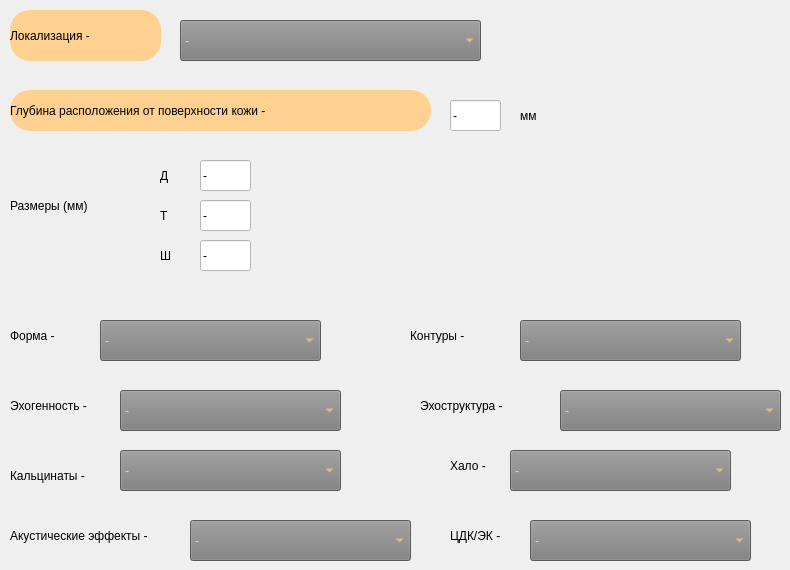
        <widget class="QWidget" name="tab_3">
         <attribute name="title">
          <string>2</string>
         </attribute>
         <widget class="QLabel" name="label_126">
          <property name="geometry">
           <rect>
            <x>10</x>
            <y>10</y>
            <width>151</width>
            <height>51</height>
           </rect>
          </property>
          <property name="styleSheet">
           <string notr="true">background-color: rgb(255, 209, 144);
border-radius:20px;
font: 14pt &quot;MS Shell Dlg 2&quot;;</string>
          </property>
          <property name="text">
           <string>Локализация - </string>
          </property>
         </widget>
         <widget class="QComboBox" name="comboBox_57">
          <property name="geometry">
           <rect>
            <x>180</x>
            <y>20</y>
            <width>301</width>
            <height>41</height>
           </rect>
          </property>
          <property name="styleSheet">
           <string notr="true">background-color: rgb(125, 125, 125);
color: rgb(255, 215, 111);
font: 10pt &quot;MS Shell Dlg 2&quot;;</string>
          </property>
          <item>
           <property name="text">
            <string>-</string>
           </property>
          </item>
          <item>
           <property name="text">
            <string>в правой доле</string>
           </property>
          </item>
          <item>
           <property name="text">
            <string>в левой доле</string>
           </property>
          </item>
          <item>
           <property name="text">
            <string>на переходе правой доли в перешеек</string>
           </property>
          </item>
          <item>
           <property name="text">
            <string>на переходе левой доли в перешеек</string>
           </property>
          </item>
          <item>
           <property name="text">
            <string>на перешееке</string>
           </property>
          </item>
         </widget>
         <widget class="QLabel" name="label_127">
          <property name="geometry">
           <rect>
            <x>10</x>
            <y>90</y>
            <width>421</width>
            <height>41</height>
           </rect>
          </property>
          <property name="styleSheet">
           <string notr="true">background-color: rgb(255, 209, 144);
border-radius:20px;
font: 14pt &quot;MS Shell Dlg 2&quot;;</string>
          </property>
          <property name="text">
           <string>Глубина расположения от поверхности кожи - </string>
          </property>
         </widget>
         <widget class="QLineEdit" name="lineEdit_58">
          <property name="geometry">
           <rect>
            <x>450</x>
            <y>100</y>
            <width>51</width>
            <height>31</height>
           </rect>
          </property>
          <property name="styleSheet">
           <string notr="true">font: 14pt &quot;MS Shell Dlg 2&quot;;
background-color: rgb(255, 255, 255);</string>
          </property>
          <property name="text">
           <string>-</string>
          </property>
         </widget>
         <widget class="QLabel" name="label_128">
          <property name="geometry">
           <rect>
            <x>520</x>
            <y>100</y>
            <width>31</width>
            <height>31</height>
           </rect>
          </property>
          <property name="styleSheet">
           <string notr="true">background-color: rgba(255, 255, 255, 0);
font: 14pt &quot;MS Shell Dlg 2&quot;;</string>
          </property>
          <property name="text">
           <string>мм</string>
          </property>
         </widget>
         <widget class="QLabel" name="label_129">
          <property name="geometry">
           <rect>
            <x>10</x>
            <y>190</y>
            <width>131</width>
            <height>31</height>
           </rect>
          </property>
          <property name="styleSheet">
           <string notr="true">background-color: rgba(255, 255, 255, 0);
font: 14pt &quot;MS Shell Dlg 2&quot;;</string>
          </property>
          <property name="text">
           <string>Размеры (мм)</string>
          </property>
         </widget>
         <widget class="QLabel" name="label_130">
          <property name="geometry">
           <rect>
            <x>160</x>
            <y>160</y>
            <width>31</width>
            <height>31</height>
           </rect>
          </property>
          <property name="styleSheet">
           <string notr="true">background-color: rgba(255, 255, 255, 0);
font: 14pt &quot;MS Shell Dlg 2&quot;;</string>
          </property>
          <property name="text">
           <string>Д</string>
          </property>
         </widget>
         <widget class="QLineEdit" name="lineEdit_59">
          <property name="geometry">
           <rect>
            <x>200</x>
            <y>160</y>
            <width>51</width>
            <height>31</height>
           </rect>
          </property>
          <property name="styleSheet">
           <string notr="true">font: 14pt &quot;MS Shell Dlg 2&quot;;
background-color: rgb(255, 255, 255);</string>
          </property>
          <property name="text">
           <string>-</string>
          </property>
         </widget>
         <widget class="QLabel" name="label_131">
          <property name="geometry">
           <rect>
            <x>160</x>
            <y>200</y>
            <width>31</width>
            <height>31</height>
           </rect>
          </property>
          <property name="styleSheet">
           <string notr="true">background-color: rgba(255, 255, 255, 0);
font: 14pt &quot;MS Shell Dlg 2&quot;;</string>
          </property>
          <property name="text">
           <string>Т</string>
          </property>
         </widget>
         <widget class="QLineEdit" name="lineEdit_60">
          <property name="geometry">
           <rect>
            <x>200</x>
            <y>200</y>
            <width>51</width>
            <height>31</height>
           </rect>
          </property>
          <property name="styleSheet">
           <string notr="true">font: 14pt &quot;MS Shell Dlg 2&quot;;
background-color: rgb(255, 255, 255);</string>
          </property>
          <property name="text">
           <string>-</string>
          </property>
         </widget>
         <widget class="QLineEdit" name="lineEdit_61">
          <property name="geometry">
           <rect>
            <x>200</x>
            <y>240</y>
            <width>51</width>
            <height>31</height>
           </rect>
          </property>
          <property name="styleSheet">
           <string notr="true">font: 14pt &quot;MS Shell Dlg 2&quot;;
background-color: rgb(255, 255, 255);</string>
          </property>
          <property name="text">
           <string>-</string>
          </property>
         </widget>
         <widget class="QLabel" name="label_132">
          <property name="geometry">
           <rect>
            <x>160</x>
            <y>240</y>
            <width>31</width>
            <height>31</height>
           </rect>
          </property>
          <property name="styleSheet">
           <string notr="true">background-color: rgba(255, 255, 255, 0);
font: 14pt &quot;MS Shell Dlg 2&quot;;</string>
          </property>
          <property name="text">
           <string>Ш</string>
          </property>
         </widget>
         <widget class="QLabel" name="label_134">
          <property name="geometry">
           <rect>
            <x>10</x>
            <y>320</y>
            <width>81</width>
            <height>31</height>
           </rect>
          </property>
          <property name="styleSheet">
           <string notr="true">background-color: rgba(255, 255, 255, 0);
font: 14pt &quot;MS Shell Dlg 2&quot;;</string>
          </property>
          <property name="text">
           <string>Форма - </string>
          </property>
         </widget>
         <widget class="QComboBox" name="comboBox_58">
          <property name="geometry">
           <rect>
            <x>100</x>
            <y>320</y>
            <width>221</width>
            <height>41</height>
           </rect>
          </property>
          <property name="styleSheet">
           <string notr="true">background-color: rgb(125, 125, 125);
color: rgb(255, 215, 111);
font: 10pt &quot;MS Shell Dlg 2&quot;;</string>
          </property>
          <item>
           <property name="text">
            <string>-</string>
           </property>
          </item>
          <item>
           <property name="text">
            <string>округлая</string>
           </property>
          </item>
          <item>
           <property name="text">
            <string>овальная - вертикальный рост</string>
           </property>
          </item>
          <item>
           <property name="text">
            <string>овальная - горизонтальный рост</string>
           </property>
          </item>
          <item>
           <property name="text">
            <string>неправильной формы</string>
           </property>
          </item>
         </widget>
         <widget class="QLabel" name="label_135">
          <property name="geometry">
           <rect>
            <x>410</x>
            <y>320</y>
            <width>101</width>
            <height>31</height>
           </rect>
          </property>
          <property name="styleSheet">
           <string notr="true">background-color: rgba(255, 255, 255, 0);
font: 14pt &quot;MS Shell Dlg 2&quot;;</string>
          </property>
          <property name="text">
           <string>Контуры - </string>
          </property>
         </widget>
         <widget class="QComboBox" name="comboBox_59">
          <property name="geometry">
           <rect>
            <x>520</x>
            <y>320</y>
            <width>221</width>
            <height>41</height>
           </rect>
          </property>
          <property name="styleSheet">
           <string notr="true">background-color: rgb(125, 125, 125);
color: rgb(255, 215, 111);
font: 10pt &quot;MS Shell Dlg 2&quot;;</string>
          </property>
          <item>
           <property name="text">
            <string>-</string>
           </property>
          </item>
          <item>
           <property name="text">
            <string>четкие, ровные</string>
           </property>
          </item>
          <item>
           <property name="text">
            <string>четкие, неровные</string>
           </property>
          </item>
          <item>
           <property name="text">
            <string>нечёткие, ровные</string>
           </property>
          </item>
          <item>
           <property name="text">
            <string>нечёткие, неровные</string>
           </property>
          </item>
          <item>
           <property name="text">
            <string>размытые</string>
           </property>
          </item>
          <item>
           <property name="text">
            <string>неровный лучистый</string>
           </property>
          </item>
          <item>
           <property name="text">
            <string>неровный звёздчатый</string>
           </property>
          </item>
          <item>
           <property name="text">
            <string>неровный бугристый</string>
           </property>
          </item>
          <item>
           <property name="text">
            <string>неровный микродольчатый</string>
           </property>
          </item>
         </widget>
         <widget class="QLabel" name="label_136">
          <property name="geometry">
           <rect>
            <x>10</x>
            <y>390</y>
            <width>101</width>
            <height>31</height>
           </rect>
          </property>
          <property name="styleSheet">
           <string notr="true">background-color: rgba(255, 255, 255, 0);
font: 11pt &quot;MS Shell Dlg 2&quot;;</string>
          </property>
          <property name="text">
           <string>Эхогенность - </string>
          </property>
         </widget>
         <widget class="QComboBox" name="comboBox_60">
          <property name="geometry">
           <rect>
            <x>120</x>
            <y>390</y>
            <width>221</width>
            <height>41</height>
           </rect>
          </property>
          <property name="styleSheet">
           <string notr="true">background-color: rgb(125, 125, 125);
color: rgb(255, 215, 111);
font: 10pt &quot;MS Shell Dlg 2&quot;;</string>
          </property>
          <item>
           <property name="text">
            <string>-</string>
           </property>
          </item>
          <item>
           <property name="text">
            <string>изоэхогенная</string>
           </property>
          </item>
          <item>
           <property name="text">
            <string>гиперэхогенная</string>
           </property>
          </item>
          <item>
           <property name="text">
            <string>гипоэхогенная</string>
           </property>
          </item>
          <item>
           <property name="text">
            <string>анэхогенная</string>
           </property>
          </item>
         </widget>
         <widget class="QLabel" name="label_137">
          <property name="geometry">
           <rect>
            <x>420</x>
            <y>390</y>
            <width>121</width>
            <height>31</height>
           </rect>
          </property>
          <property name="styleSheet">
           <string notr="true">background-color: rgba(255, 255, 255, 0);
font: 11pt &quot;MS Shell Dlg 2&quot;;</string>
          </property>
          <property name="text">
           <string>Эхоструктура - </string>
          </property>
         </widget>
         <widget class="QComboBox" name="comboBox_61">
          <property name="geometry">
           <rect>
            <x>560</x>
            <y>390</y>
            <width>221</width>
            <height>41</height>
           </rect>
          </property>
          <property name="styleSheet">
           <string notr="true">background-color: rgb(125, 125, 125);
color: rgb(255, 215, 111);
font: 10pt &quot;MS Shell Dlg 2&quot;;</string>
          </property>
          <item>
           <property name="text">
            <string>-</string>
           </property>
          </item>
          <item>
           <property name="text">
            <string>солидная однородная</string>
           </property>
          </item>
          <item>
           <property name="text">
            <string>солидная неоднородная</string>
           </property>
          </item>
          <item>
           <property name="text">
            <string>солидно-кистозная</string>
           </property>
          </item>
          <item>
           <property name="text">
            <string>кистозно-солидная</string>
           </property>
          </item>
          <item>
           <property name="text">
            <string>преимущтвенно кистозная</string>
           </property>
          </item>
          <item>
           <property name="text">
            <string>кистозная</string>
           </property>
          </item>
         </widget>
         <widget class="QLabel" name="label_138">
          <property name="geometry">
           <rect>
            <x>10</x>
            <y>460</y>
            <width>121</width>
            <height>31</height>
           </rect>
          </property>
          <property name="styleSheet">
           <string notr="true">background-color: rgba(255, 255, 255, 0);
font: 11pt &quot;MS Shell Dlg 2&quot;;</string>
          </property>
          <property name="text">
           <string>Кальцинаты - </string>
          </property>
         </widget>
         <widget class="QComboBox" name="comboBox_62">
          <property name="geometry">
           <rect>
            <x>120</x>
            <y>450</y>
            <width>221</width>
            <height>41</height>
           </rect>
          </property>
          <property name="styleSheet">
           <string notr="true">background-color: rgb(125, 125, 125);
color: rgb(255, 215, 111);
font: 10pt &quot;MS Shell Dlg 2&quot;;</string>
          </property>
          <item>
           <property name="text">
            <string>-</string>
           </property>
          </item>
          <item>
           <property name="text">
            <string>Микрокальцинаты &lt; 1,0мм</string>
           </property>
          </item>
          <item>
           <property name="text">
            <string>Макрокальцинаты &gt; 1,0мм</string>
           </property>
          </item>
          <item>
           <property name="text">
            <string>Кальцинорованные участки</string>
           </property>
          </item>
          <item>
           <property name="text">
            <string>по типу &quot;яичной скорлупы&quot;</string>
           </property>
          </item>
         </widget>
         <widget class="QLabel" name="label_139">
          <property name="geometry">
           <rect>
            <x>10</x>
            <y>520</y>
            <width>181</width>
            <height>31</height>
           </rect>
          </property>
          <property name="styleSheet">
           <string notr="true">background-color: rgba(255, 255, 255, 0);
font: 11pt &quot;MS Shell Dlg 2&quot;;</string>
          </property>
          <property name="text">
           <string>Акустические эффекты - </string>
          </property>
         </widget>
         <widget class="QComboBox" name="comboBox_63">
          <property name="geometry">
           <rect>
            <x>190</x>
            <y>520</y>
            <width>221</width>
            <height>41</height>
           </rect>
          </property>
          <property name="styleSheet">
           <string notr="true">background-color: rgb(125, 125, 125);
color: rgb(255, 215, 111);
font: 10pt &quot;MS Shell Dlg 2&quot;;</string>
          </property>
          <item>
           <property name="text">
            <string>-</string>
           </property>
          </item>
          <item>
           <property name="text">
            <string>Дорсальное усиление</string>
           </property>
          </item>
          <item>
           <property name="text">
            <string>Дорсальное ослабление</string>
           </property>
          </item>
          <item>
           <property name="text">
            <string>&quot;Хвост кометы&quot;</string>
           </property>
          </item>
         </widget>
         <widget class="QLabel" name="label_140">
          <property name="geometry">
           <rect>
            <x>450</x>
            <y>450</y>
            <width>71</width>
            <height>31</height>
           </rect>
          </property>
          <property name="styleSheet">
           <string notr="true">background-color: rgba(255, 255, 255, 0);
font: 11pt &quot;MS Shell Dlg 2&quot;;</string>
          </property>
          <property name="text">
           <string>Хало - </string>
          </property>
         </widget>
         <widget class="QComboBox" name="comboBox_64">
          <property name="geometry">
           <rect>
            <x>510</x>
            <y>450</y>
            <width>221</width>
            <height>41</height>
           </rect>
          </property>
          <property name="styleSheet">
           <string notr="true">background-color: rgb(125, 125, 125);
color: rgb(255, 215, 111);
font: 10pt &quot;MS Shell Dlg 2&quot;;</string>
          </property>
          <item>
           <property name="text">
            <string>-</string>
           </property>
          </item>
          <item>
           <property name="text">
            <string>Отсутсвует</string>
           </property>
          </item>
          <item>
           <property name="text">
            <string>тонкое - непрерывное</string>
           </property>
          </item>
          <item>
           <property name="text">
            <string>тонкое - прерывистое</string>
           </property>
          </item>
          <item>
           <property name="text">
            <string>неравномерно утолщенное</string>
           </property>
          </item>
          <item>
           <property name="text">
            <string/>
           </property>
          </item>
          <item>
           <property name="text">
            <string/>
           </property>
          </item>
         </widget>
         <widget class="QLabel" name="label_141">
          <property name="geometry">
           <rect>
            <x>450</x>
            <y>520</y>
            <width>81</width>
            <height>31</height>
           </rect>
          </property>
          <property name="styleSheet">
           <string notr="true">background-color: rgba(255, 255, 255, 0);
font: 11pt &quot;MS Shell Dlg 2&quot;;</string>
          </property>
          <property name="text">
           <string>ЦДК/ЭК - </string>
          </property>
         </widget>
         <widget class="QComboBox" name="comboBox_65">
          <property name="geometry">
           <rect>
            <x>530</x>
            <y>520</y>
            <width>221</width>
            <height>41</height>
           </rect>
          </property>
          <property name="styleSheet">
           <string notr="true">background-color: rgb(125, 125, 125);
color: rgb(255, 215, 111);
font: 10pt &quot;MS Shell Dlg 2&quot;;</string>
          </property>
          <item>
           <property name="text">
            <string>-</string>
           </property>
          </item>
          <item>
           <property name="text">
            <string>Перинодулярный</string>
           </property>
          </item>
          <item>
           <property name="text">
            <string>Интронодулярный-Периф.</string>
           </property>
          </item>
          <item>
           <property name="text">
            <string>Интронодулярный-Центр.</string>
           </property>
          </item>
          <item>
           <property name="text">
            <string>Интронодулярный-Смеш.</string>
           </property>
          </item>
          <item>
           <property name="text">
            <string>Хаотичный кровоток</string>
           </property>
          </item>
         </widget>
        </widget>
